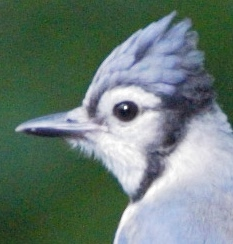
#> input picture images/sample_image.jpg, 233 x 244 px
$ jupyter execute --allow-errors week_2.ipynb   (older library calls are emulated)
#> lines starting #> are read from the running program, lines starting #| are printed output that depends on the picture
### Week 2 : Images as Signals & Noise removal

#### Date : 14th October, 2021

* This lab session is  is broken down into two sections, the first is just a visual demonstration therefore all you need to do is copy & paste or type out the code from task 1 and run each section.

* The second part requires you to code your own example.

#### Fourier Transform:

* We can use Fourier transforms to decompose an image into its sine and cosine components, resulting in an image in its frequency domain rather than its spatial domain. This has many implications and applications which will be discussed in class.

* Today however we wanted to demonstrate visually this decomposition process. Please note that we are showing you the signal decomposition by taking a 1D slice of the image.

#### Task 1

[cell 1]
import cv2
import numpy as np
import matplotlib.pyplot as plt

[cell 2]
# Load the image
img = cv2.imread('../images/sample_image.jpg', cv2.COLOR_BGR2RGB)
#> img is the input picture: shape (244, 233, 3); mean B, G, R 117.2, 124.4, 105.4

[cell 3]
# convert to double and gray scale
img_gray = cv2.cvtColor(img, cv2.COLOR_RGB2GRAY)
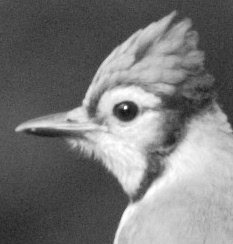
#> img_gray: shape (244, 233); min 20, max 255, mean 120
img_gray = img_gray.astype(np.double) / 255

[cell 4]
plt.imshow(img_gray)
plt.colorbar()
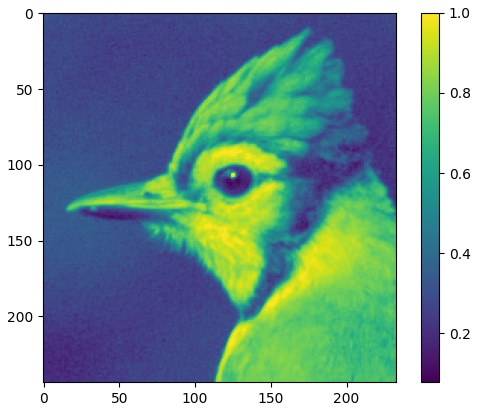
#> figure drawn by matplotlib, 2 panels

[cell 5]
# Next, we take a sample of this image
row = img_gray.shape[1] // 2
#> row = 116
x = img_gray[row, :]
#> x = 233 values, max 0.976 at index 147, min 0.125 at index 125, mean 0.532
plt.plot(x)
plt.title('Grey-level profile at ' + str(row))
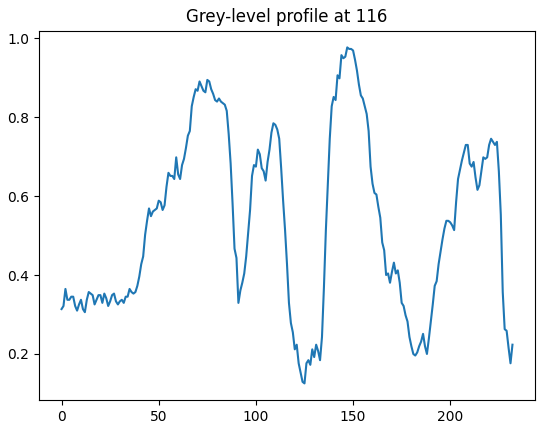
#> figure drawn by matplotlib, 1 panel; curve peaks at x = 147, y = 0.976

Here, we plot the amplitude of these frequencies which is found by taking the absolute value of our FFT signal

[cell 6]
X = np.fft.fft(x)
N = len(x)
#> N = 233
fig = plt.figure(figsize=(12, 10))
ax1 = plt.subplot(2, 2, 1)
ax1.title.set_text('Amplitudes as a function of frequency')
plt.plot(np.abs(X))
ax2 = plt.subplot(2, 2, 2)
ax2.title.set_text('Phase as a function of frequency')
theta = np.arctan2(np.imag(X), np.real(X))
#> theta = 233 values, max 3.1 at index 36, min -3.1 at index 197, mean -3.29e-15
plt.plot(theta)
ax3 = plt.subplot(2, 2, 3)
ax3.title.set_text('Real part as a function of frequency')
plt.plot(np.real(X))
ax4 = plt.subplot(2, 2, 4)
ax4.title.set_text('Imaginary part as a function of frequency')
plt.plot(np.imag(X))
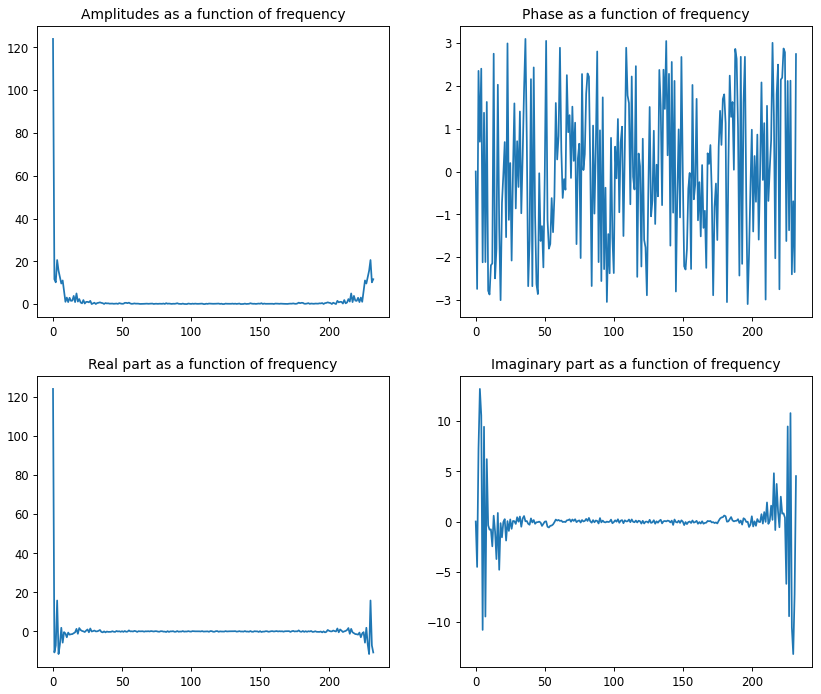
#> figure drawn by matplotlib, 4 panels; panel 1: curve peaks at x = 0, y = 123.9; panel 2: curve peaks at x = 36, y = 3.1; panel 3: curve peaks at x = 0, y = 123.9; panel 4: curve peaks at x = 3, y = 13.21

Next we are going to see the individual components that make up this signal, showing just a sub sample of these.

[cell 7]
N = len(X)
reconstruction = 0.
p = 2 * np.pi * np.arange(N) / N # 0 to 2*pi
#> p = 233 values from 0 to 6.26
check_points = [i for i in range(0, 4)] + [i for i in range(4, N - 4, 16)] + [i for i in range(N - 4, N)]

for k in range(0, N):
    # decompose X[k] into magnitude and phase
    a = np.abs(X[k])
    theta = np.arctan2(np.imag(X[k]), np.real(X[k]))
    phi = k * p + theta
    component = a * np.cos(phi) / N
    reconstruction += component
    if k in check_points:
        fig, ax = plt.subplots(2, 1, figsize=(6,8))

        ax[0].plot(component)
        ax[0].set_title('Spatial frequency ' + str(k) + ' cycles across the image')

        ax[1].plot(reconstruction, alpha=0.5, label='reconstruction')
        ax[1].plot(x, alpha=0.5, label='GT')
        ax[1].legend()
        ax[1].set_title('reconstruction until ' + str(k))
        plt.show()
#> this loop made 233 passes
#> (a, theta) on passes 1 to 3: (123.9, -2.19e-17), (11.63, -2.74), (10.18, 2.35)
#> pass 1, `plt.show()`:
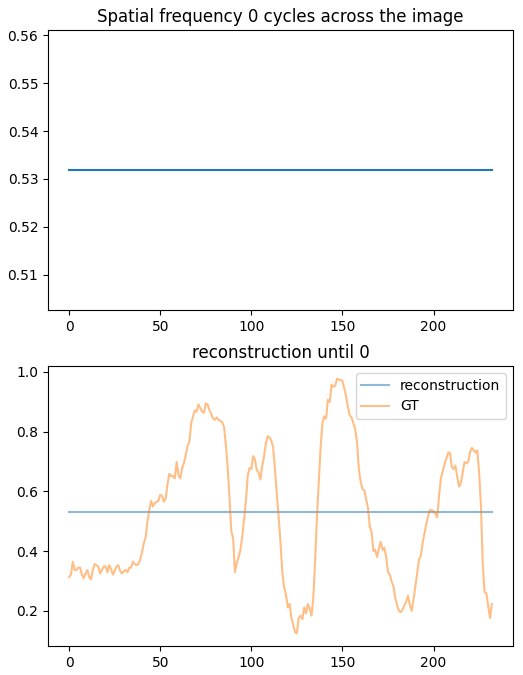
#> figure drawn by matplotlib, 2 panels; panel 2: curve peaks at x = 147, y = 0.976
#> pass 2, `plt.show()`:
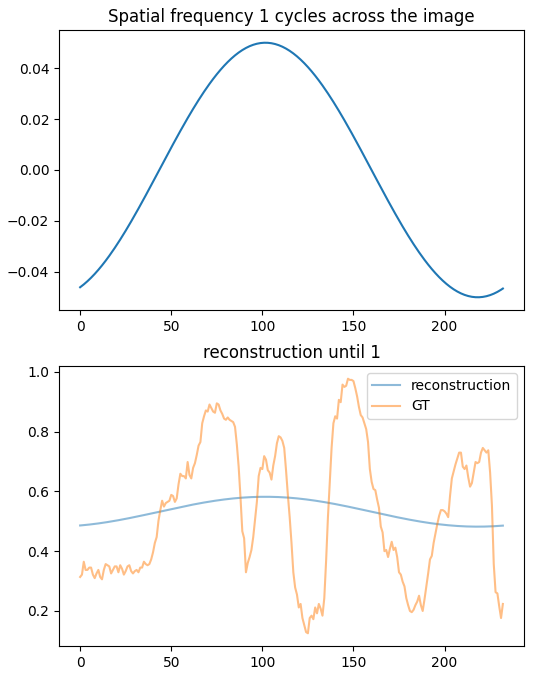
#> figure drawn by matplotlib, 2 panels; panel 1: curve peaks at x = 102, y = 0.0499; panel 2: curve peaks at x = 102, y = 0.582; panel 2: curve peaks at x = 147, y = 0.976
#> after the loop, reconstruction has the same summary as x

### Task 2: Noise removal

* For those of you who have experienced taking images in low lighting conditions you will inevitably have come across issues with noise, this is usually caused by having to use a very high ISO level.

* The ISO setting is used to control the speed of the camera by amplifying the sensitivity of the cameras sensor.

* Today we will code two simple techniques that can be used to remove or reduce this noise. This does come at a price however by removing some fine details, as you will see.

#### Median Filter

* Your first task is to write a Median Filter. To start off with I would advise that you work on gray scale images. Once you manage this you can then figure out how to apply this to a colour image.

* The median filter works by iterating over an image using a sliding window (you can set the size, I would recommend something like 3x3 or 5x5). Each pixel will be replaced with the median pixel value of the values in the box.

* Given this below matrix

$$\begin{bmatrix} 128 & 50 & 120 \\ 10 & \color{Red}{214} & 150 \\ 127 & 157 & 137 \end{bmatrix}$$

* After the median filter, the 214 would be replaced by the median value - 128

* Please implement your code using numpy only - compare the result with opencv later

[cell 8]
# Answer
K_n, K_m = 5, 5
img_median = np.zeros(img.shape, dtype=np.int)
#> (the rest of this cell did not finish here and is left out)

#### Adaptive Filter

* Once you have completed the median filter on a colour image applying an Adaptive filter will be very easy.

* This time all you need to do is compute the new pixel taking its variance into account and thus helping to preserve edges and details. This can be done using the following formula:

* Mean:

$$\mu_{i, j} = \frac{1}{|\mathcal{K}_{i,j}|}\sum_{n_1, n_2 \in \mathcal{K}_{i,j}} \mathcal{K}_{i,j}(n_1, n_2)$$

* Variance:

$$\sigma^2_{i, j} = \frac{1}{|\mathcal{K}_{i, j}|}\sum_{n_1, n_2 \in \mathcal{K}_{i,j}} (\mathcal{K}_{i,j}(n_1, n_2) - \mu_{i, j})^2$$

* Output Pixel:

$$I(i, j) = \mu_{i, j} + \max(\frac{\sigma^2_{i, j} - v^2_{i, j}}{\sigma^2_{i, j}}, 0)(\mathcal{K}_{i,j}(n_1, n_2)-\mu_{i, j})$$

where $\mathcal{K}$ is a (n, n) kernel. $v^2$ is the noise variance and can be eiter specified by the user or taken as the average of all local estimated variances

Question: Think about why we need $\max(\frac{\sigma^2_{i, j} - v^2_{i, j}}{\sigma^2_{i, j}}, 0)$ instead of using $\frac{\sigma^2_{i, j} - v^2_{i, j}}{\sigma^2_{i, j}}$？

[cell 9]
formula_img = cv2.imread('../images/formula_adaptive_filter.png')
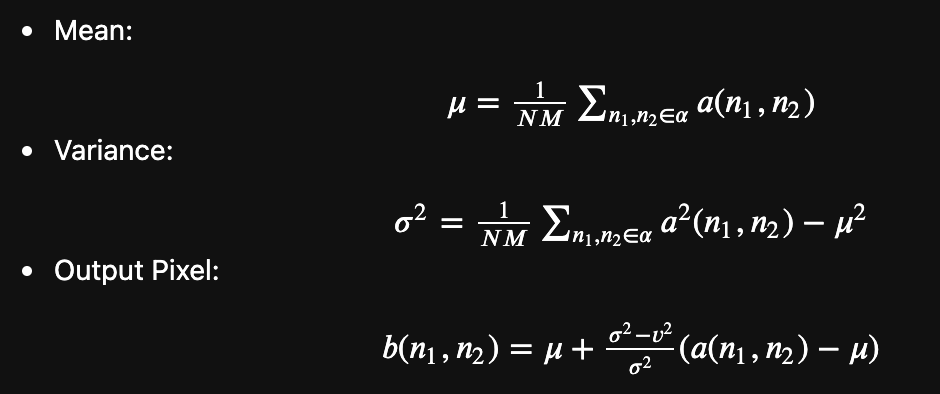
#> input picture images/formula_adaptive_filter.png, 940 x 394 px
#> formula_img is the input picture: shape (394, 940, 3); min 17, max 255, mean 23.7
plt.title('Adaptive Filter Formula')
plt.imshow(formula_img)
plt.axis('off')
#> Out = (-0.5, 939.5, 393.5, -0.5)
